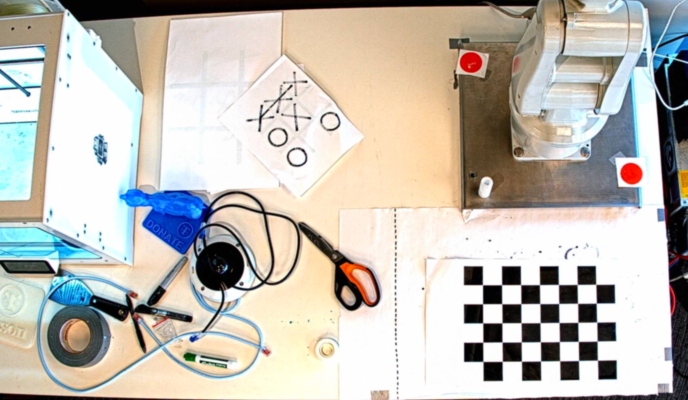
#> input picture calibration.png, 1375 x 800 px (shown at 1/2 size)
$ python -i camera.py   (imports and definitions only)
#> lines starting #> are read from the running program, lines starting #| are printed output that depends on the picture; after the words box and inside, x2 and y2 are one past the last pixel; in counts of white or black regions, pixels touching at a corner belong together
#> further down, picture is the input picture: shape (800, 1375, 3); mean B, G, R 179.8, 188.3, 192.8
### helpers.py
import math

def nothing(x):
    pass

# [40 lines left out: functions to_line, dist, avg, not called in this run]

def midpt(p1,p2):
    """
    Finds midpoint of two points

    p1, p2: point (x,y)

    returns tuple containing the midpoint
    """
    return ((p1[0]+p2[0])/2.0,(p1[1]+p2[1])/2.0)

# [16 lines left out: function find_closest, not called in this run]

# [4 lines that do not run on import are left out]

### camera.py
import cv2
import numpy as np
import os
import requests
import glob
import imutils
import json

from math import cos, sin, pi
from helpers import *
from PIL import Image
from io import BytesIO
from requests.auth import HTTPDigestAuth

BIG_NUMBER = 9999999999

# [153 lines left out: functions calibrate, correct_camera_warp, crop_rect, get_conversion, not called in this run]

def get_robot_center(img, min_area=1000, max_area=3000, show=False):
    """
    Finds center of robot base in frame using contours

    img: to find robot center in
    min_area: minimum contour area to be considered
    max_area: maximum contour area to be considered
    show: whether or not to show cv frame
    """
#> called with min_area = 1000, max_area = 3000, show = False
    img_hsv = cv2.cvtColor(img, cv2.COLOR_BGR2HSV)
#> img_hsv: shape (800, 1375, 3); mean H, S, V 43, 51.2, 202.4

    lower_red = (0,100,100)
    upper_red = (6,255,255)
    mask = cv2.inRange(img_hsv, lower_red, upper_red)
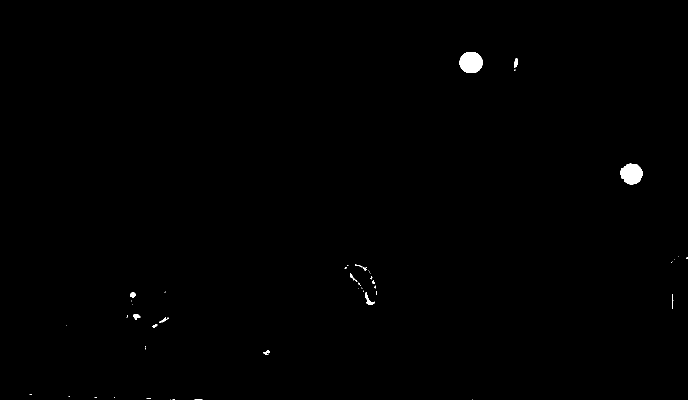
#> mask: shape (800, 1375) (shown at 1/2 size); 0.36% white; 48 white regions (34 under 20 px), largest, box (x1, y1, x2, y2) and area: (919, 104, 965, 146) 1571, (1241, 327, 1285, 369) 1416, (731, 584, 750, 610) 158
    mask = cv2.erode(mask,(5,5),iterations = 3)
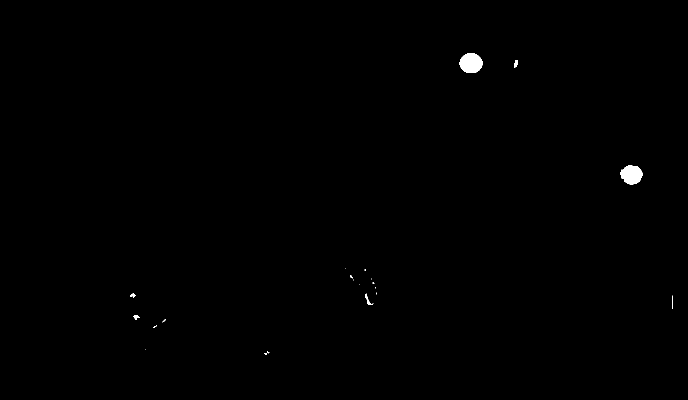
#> mask: shape (800, 1375) (shown at 1/2 size); 0.29% white; 22 white regions (15 under 20 px)
    # find contours in the thresholded image
    cnts, _ = cv2.findContours(mask, cv2.RETR_EXTERNAL,
	                        cv2.CHAIN_APPROX_SIMPLE)
#> cnts = 22 contours, 16 with area under 20; largest, box (x1, y1, x2, y2) and area: (919, 107, 965, 146) 1374, (1241, 330, 1285, 369) 1222, (1028, 120, 1036, 136) 65, (731, 587, 747, 610) 64, (267, 631, 280, 640) 46, (260, 587, 271, 595) 41
    points = []

    # loop over the contours
    for c in cnts:
        if cv2.contourArea(c) > min_area and cv2.contourArea(c) < max_area:
            # compute the center of the contour
            M = cv2.moments(c)
            cX = int(M["m10"] / M["m00"])
            cY = int(M["m01"] / M["m00"])
            points.append([cX,cY])
            # draw the contour and center of the shape on the image
            cv2.drawContours(img, [c], -1, (0, 255, 0), 2)
            cv2.circle(img, (cX, cY), 7, (255, 255, 255), -1)
            cv2.putText(img, "center", (cX - 20, cY - 20), cv2.FONT_HERSHEY_SIMPLEX, 0.5, (255, 255, 255), 2)
#> this loop made 22 passes
#> (cX, cY) on passes 20, 22: (1262, 348), (941, 126)
#> c on passes 3, 8, 11, 12, 13, 15: [[291, 698]], [[753, 589]], [[752, 585], [752, 587]], [[750, 574], [750, 576]], [[718, 569]], [[707, 559], [707, 560]]
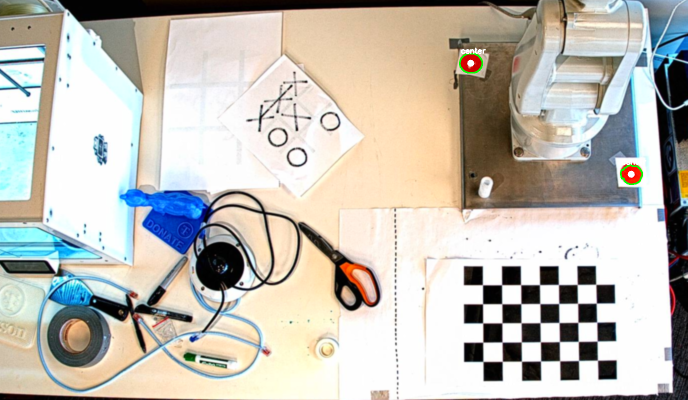
#> img: shape (800, 1375, 3) (shown at 1/2 size); 0.17% of pixels changed, all inside (x1, y1, x2, y2) = (918, 95, 1293, 370)
#> after the loop, points = [[1262, 348], [941, 126]]
    center = midpt(points[0], points[1])
#> center = (1101.5, 237)
    if show:
        cv2.circle(img, center, 7, (255, 255, 255), -1)
        cv2.putText(img, "robot_center", (center[0] - 20, center[1] - 20), cv2.FONT_HERSHEY_SIMPLEX, 0.5, (255, 255, 255), 2)
        cv2.imshow('img',img)
        if cv2.waitKey(0) & 0xFF == ord('q'):
            pass

    return center

# [114 lines left out: functions cam_to_robo, draw_lines, draw_points, draw_contours, color_mask, not called in this run]

class Camera():
    # [52 lines left out: functions __init__, calibrate, get_frame, not called in this run]

    def update(self):
        self.get_frame()


# [2 lines not run here, left out]
    # [19 lines of commented-out code are left out]

>>> import cv2
>>> picture = cv2.imread('calibration.png')
>>> result = get_robot_center(picture)
#> result = (1101.5, 237)
